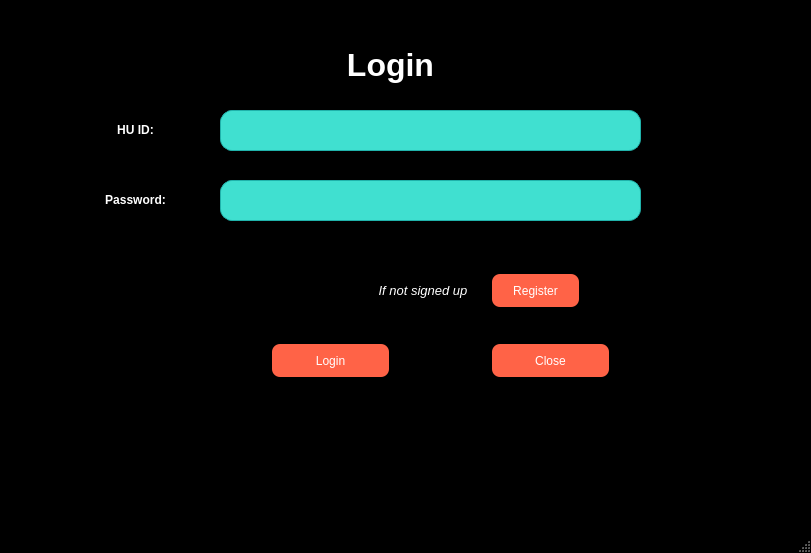
<?xml version="1.0" encoding="UTF-8"?>
<ui version="4.0">
 <class>MainWindow</class>
 <widget class="QMainWindow" name="MainWindow">
  <property name="geometry">
   <rect>
    <x>0</x>
    <y>0</y>
    <width>811</width>
    <height>553</height>
   </rect>
  </property>
  <property name="palette">
   <palette>
    <active>
     <colorrole role="WindowText">
      <brush brushstyle="SolidPattern">
       <color alpha="255">
        <red>255</red>
        <green>255</green>
        <blue>255</blue>
       </color>
      </brush>
     </colorrole>
     <colorrole role="Button">
      <brush brushstyle="SolidPattern">
       <color alpha="255">
        <red>0</red>
        <green>0</green>
        <blue>0</blue>
       </color>
      </brush>
     </colorrole>
     <colorrole role="Light">
      <brush brushstyle="SolidPattern">
       <color alpha="255">
        <red>0</red>
        <green>0</green>
        <blue>0</blue>
       </color>
      </brush>
     </colorrole>
     <colorrole role="Midlight">
      <brush brushstyle="SolidPattern">
       <color alpha="255">
        <red>0</red>
        <green>0</green>
        <blue>0</blue>
       </color>
      </brush>
     </colorrole>
     <colorrole role="Dark">
      <brush brushstyle="SolidPattern">
       <color alpha="255">
        <red>0</red>
        <green>0</green>
        <blue>0</blue>
       </color>
      </brush>
     </colorrole>
     <colorrole role="Mid">
      <brush brushstyle="SolidPattern">
       <color alpha="255">
        <red>0</red>
        <green>0</green>
        <blue>0</blue>
       </color>
      </brush>
     </colorrole>
     <colorrole role="Text">
      <brush brushstyle="SolidPattern">
       <color alpha="255">
        <red>255</red>
        <green>255</green>
        <blue>255</blue>
       </color>
      </brush>
     </colorrole>
     <colorrole role="BrightText">
      <brush brushstyle="SolidPattern">
       <color alpha="255">
        <red>255</red>
        <green>255</green>
        <blue>255</blue>
       </color>
      </brush>
     </colorrole>
     <colorrole role="ButtonText">
      <brush brushstyle="SolidPattern">
       <color alpha="255">
        <red>255</red>
        <green>255</green>
        <blue>255</blue>
       </color>
      </brush>
     </colorrole>
     <colorrole role="Base">
      <brush brushstyle="SolidPattern">
       <color alpha="255">
        <red>0</red>
        <green>0</green>
        <blue>0</blue>
       </color>
      </brush>
     </colorrole>
     <colorrole role="Window">
      <brush brushstyle="SolidPattern">
       <color alpha="255">
        <red>0</red>
        <green>0</green>
        <blue>0</blue>
       </color>
      </brush>
     </colorrole>
     <colorrole role="Shadow">
      <brush brushstyle="SolidPattern">
       <color alpha="255">
        <red>0</red>
        <green>0</green>
        <blue>0</blue>
       </color>
      </brush>
     </colorrole>
     <colorrole role="AlternateBase">
      <brush brushstyle="SolidPattern">
       <color alpha="255">
        <red>0</red>
        <green>0</green>
        <blue>0</blue>
       </color>
      </brush>
     </colorrole>
     <colorrole role="ToolTipBase">
      <brush brushstyle="SolidPattern">
       <color alpha="255">
        <red>255</red>
        <green>255</green>
        <blue>220</blue>
       </color>
      </brush>
     </colorrole>
     <colorrole role="ToolTipText">
      <brush brushstyle="SolidPattern">
       <color alpha="255">
        <red>0</red>
        <green>0</green>
        <blue>0</blue>
       </color>
      </brush>
     </colorrole>
    </active>
    <inactive>
     <colorrole role="WindowText">
      <brush brushstyle="SolidPattern">
       <color alpha="255">
        <red>255</red>
        <green>255</green>
        <blue>255</blue>
       </color>
      </brush>
     </colorrole>
     <colorrole role="Button">
      <brush brushstyle="SolidPattern">
       <color alpha="255">
        <red>0</red>
        <green>0</green>
        <blue>0</blue>
       </color>
      </brush>
     </colorrole>
     <colorrole role="Light">
      <brush brushstyle="SolidPattern">
       <color alpha="255">
        <red>0</red>
        <green>0</green>
        <blue>0</blue>
       </color>
      </brush>
     </colorrole>
     <colorrole role="Midlight">
      <brush brushstyle="SolidPattern">
       <color alpha="255">
        <red>0</red>
        <green>0</green>
        <blue>0</blue>
       </color>
      </brush>
     </colorrole>
     <colorrole role="Dark">
      <brush brushstyle="SolidPattern">
       <color alpha="255">
        <red>0</red>
        <green>0</green>
        <blue>0</blue>
       </color>
      </brush>
     </colorrole>
     <colorrole role="Mid">
      <brush brushstyle="SolidPattern">
       <color alpha="255">
        <red>0</red>
        <green>0</green>
        <blue>0</blue>
       </color>
      </brush>
     </colorrole>
     <colorrole role="Text">
      <brush brushstyle="SolidPattern">
       <color alpha="255">
        <red>255</red>
        <green>255</green>
        <blue>255</blue>
       </color>
      </brush>
     </colorrole>
     <colorrole role="BrightText">
      <brush brushstyle="SolidPattern">
       <color alpha="255">
        <red>255</red>
        <green>255</green>
        <blue>255</blue>
       </color>
      </brush>
     </colorrole>
     <colorrole role="ButtonText">
      <brush brushstyle="SolidPattern">
       <color alpha="255">
        <red>255</red>
        <green>255</green>
        <blue>255</blue>
       </color>
      </brush>
     </colorrole>
     <colorrole role="Base">
      <brush brushstyle="SolidPattern">
       <color alpha="255">
        <red>0</red>
        <green>0</green>
        <blue>0</blue>
       </color>
      </brush>
     </colorrole>
     <colorrole role="Window">
      <brush brushstyle="SolidPattern">
       <color alpha="255">
        <red>0</red>
        <green>0</green>
        <blue>0</blue>
       </color>
      </brush>
     </colorrole>
     <colorrole role="Shadow">
      <brush brushstyle="SolidPattern">
       <color alpha="255">
        <red>0</red>
        <green>0</green>
        <blue>0</blue>
       </color>
      </brush>
     </colorrole>
     <colorrole role="AlternateBase">
      <brush brushstyle="SolidPattern">
       <color alpha="255">
        <red>0</red>
        <green>0</green>
        <blue>0</blue>
       </color>
      </brush>
     </colorrole>
     <colorrole role="ToolTipBase">
      <brush brushstyle="SolidPattern">
       <color alpha="255">
        <red>255</red>
        <green>255</green>
        <blue>220</blue>
       </color>
      </brush>
     </colorrole>
     <colorrole role="ToolTipText">
      <brush brushstyle="SolidPattern">
       <color alpha="255">
        <red>0</red>
        <green>0</green>
        <blue>0</blue>
       </color>
      </brush>
     </colorrole>
    </inactive>
    <disabled>
     <colorrole role="WindowText">
      <brush brushstyle="SolidPattern">
       <color alpha="255">
        <red>0</red>
        <green>0</green>
        <blue>0</blue>
       </color>
      </brush>
     </colorrole>
     <colorrole role="Button">
      <brush brushstyle="SolidPattern">
       <color alpha="255">
        <red>0</red>
        <green>0</green>
        <blue>0</blue>
       </color>
      </brush>
     </colorrole>
     <colorrole role="Light">
      <brush brushstyle="SolidPattern">
       <color alpha="255">
        <red>0</red>
        <green>0</green>
        <blue>0</blue>
       </color>
      </brush>
     </colorrole>
     <colorrole role="Midlight">
      <brush brushstyle="SolidPattern">
       <color alpha="255">
        <red>0</red>
        <green>0</green>
        <blue>0</blue>
       </color>
      </brush>
     </colorrole>
     <colorrole role="Dark">
      <brush brushstyle="SolidPattern">
       <color alpha="255">
        <red>0</red>
        <green>0</green>
        <blue>0</blue>
       </color>
      </brush>
     </colorrole>
     <colorrole role="Mid">
      <brush brushstyle="SolidPattern">
       <color alpha="255">
        <red>0</red>
        <green>0</green>
        <blue>0</blue>
       </color>
      </brush>
     </colorrole>
     <colorrole role="Text">
      <brush brushstyle="SolidPattern">
       <color alpha="255">
        <red>0</red>
        <green>0</green>
        <blue>0</blue>
       </color>
      </brush>
     </colorrole>
     <colorrole role="BrightText">
      <brush brushstyle="SolidPattern">
       <color alpha="255">
        <red>255</red>
        <green>255</green>
        <blue>255</blue>
       </color>
      </brush>
     </colorrole>
     <colorrole role="ButtonText">
      <brush brushstyle="SolidPattern">
       <color alpha="255">
        <red>0</red>
        <green>0</green>
        <blue>0</blue>
       </color>
      </brush>
     </colorrole>
     <colorrole role="Base">
      <brush brushstyle="SolidPattern">
       <color alpha="255">
        <red>0</red>
        <green>0</green>
        <blue>0</blue>
       </color>
      </brush>
     </colorrole>
     <colorrole role="Window">
      <brush brushstyle="SolidPattern">
       <color alpha="255">
        <red>0</red>
        <green>0</green>
        <blue>0</blue>
       </color>
      </brush>
     </colorrole>
     <colorrole role="Shadow">
      <brush brushstyle="SolidPattern">
       <color alpha="255">
        <red>0</red>
        <green>0</green>
        <blue>0</blue>
       </color>
      </brush>
     </colorrole>
     <colorrole role="AlternateBase">
      <brush brushstyle="SolidPattern">
       <color alpha="255">
        <red>0</red>
        <green>0</green>
        <blue>0</blue>
       </color>
      </brush>
     </colorrole>
     <colorrole role="ToolTipBase">
      <brush brushstyle="SolidPattern">
       <color alpha="255">
        <red>255</red>
        <green>255</green>
        <blue>220</blue>
       </color>
      </brush>
     </colorrole>
     <colorrole role="ToolTipText">
      <brush brushstyle="SolidPattern">
       <color alpha="255">
        <red>0</red>
        <green>0</green>
        <blue>0</blue>
       </color>
      </brush>
     </colorrole>
    </disabled>
   </palette>
  </property>
  <property name="windowTitle">
   <string>MainWindow</string>
  </property>
  <widget class="QWidget" name="centralwidget">
   <widget class="QLabel" name="label">
    <property name="geometry">
     <rect>
      <x>320</x>
      <y>40</y>
      <width>141</width>
      <height>51</height>
     </rect>
    </property>
    <property name="text">
     <string>&lt;html&gt;&lt;head/&gt;&lt;body&gt;&lt;p align=&quot;center&quot;&gt;&lt;span style=&quot; font-size:24pt; font-weight:600;&quot;&gt;Login&lt;/span&gt;&lt;/p&gt;&lt;/body&gt;&lt;/html&gt;</string>
    </property>
   </widget>
   <widget class="QLabel" name="label_2">
    <property name="geometry">
     <rect>
      <x>90</x>
      <y>120</y>
      <width>91</width>
      <height>21</height>
     </rect>
    </property>
    <property name="text">
     <string>&lt;html&gt;&lt;head/&gt;&lt;body&gt;&lt;p align=&quot;center&quot;&gt;&lt;span style=&quot; font-size:9pt; font-weight:600;&quot;&gt;HU ID:&lt;/span&gt;&lt;/p&gt;&lt;/body&gt;&lt;/html&gt;</string>
    </property>
   </widget>
   <widget class="QLineEdit" name="ID_lineEdit">
    <property name="geometry">
     <rect>
      <x>220</x>
      <y>110</y>
      <width>421</width>
      <height>41</height>
     </rect>
    </property>
    <property name="styleSheet">
     <string notr="true">QLineEdit {
    background-color: #40E0D0; /* Lighter, cool teal */
    border: 1px solid #20B2AA; /* Border color to match hover */
    color: black; /* Text color */
    padding: 10px;
    font-size: 16px;
    font-family: &quot;Roboto&quot;; /* Font family */
    border-radius: 12px;
}

QLineEdit:focus {
    border: 1px solid #20B2AA; /* Darker, cool teal for focus border */
    background-color: #E0FFFF; /* Lighter background on focus for contrast */
}
</string>
    </property>
    <property name="text">
     <string/>
    </property>
   </widget>
   <widget class="QLineEdit" name="Password_lineEdit">
    <property name="geometry">
     <rect>
      <x>220</x>
      <y>180</y>
      <width>421</width>
      <height>41</height>
     </rect>
    </property>
    <property name="styleSheet">
     <string notr="true">QLineEdit {
    background-color: #40E0D0; /* Lighter, cool teal */
    border: 1px solid #20B2AA; /* Border color to match hover */
    color: black; /* Text color */
    padding: 10px;
    font-size: 16px;
    font-family: &quot;Roboto&quot;; /* Font family */
    border-radius: 12px;
}

QLineEdit:focus {
    border: 1px solid #20B2AA; /* Darker, cool teal for focus border */
    background-color: #E0FFFF; /* Lighter background on focus for contrast */
}
</string>
    </property>
   </widget>
   <widget class="QLabel" name="label_3">
    <property name="geometry">
     <rect>
      <x>90</x>
      <y>190</y>
      <width>91</width>
      <height>21</height>
     </rect>
    </property>
    <property name="text">
     <string>&lt;html&gt;&lt;head/&gt;&lt;body&gt;&lt;p align=&quot;center&quot;&gt;&lt;span style=&quot; font-size:9pt; font-weight:600;&quot;&gt;Password:&lt;/span&gt;&lt;/p&gt;&lt;/body&gt;&lt;/html&gt;</string>
    </property>
   </widget>
   <widget class="QPushButton" name="Login_pushButton">
    <property name="geometry">
     <rect>
      <x>270</x>
      <y>340</y>
      <width>121</width>
      <height>41</height>
     </rect>
    </property>
    <property name="styleSheet">
     <string notr="true">QPushButton#Login_pushButton {
    background-color: #FF6347; /* Tomato red */
    border: none;
    color: white; /* Text color */
    padding: 6px 10px; /* Smaller padding */
    text-align: center;
    text-decoration: none;
    display: inline-block;
    font-size: 12px; /* Smaller font */
    font-family: &quot;Roboto&quot;; /* Font family */
    margin: 4px 2px;
    cursor: pointer;
    border-radius: 8px; /* Smaller border radius */
}

QPushButton#Login_pushButton:hover {
    background-color: #FF4500; /* Darker red (OrangeRed) */
}
</string>
    </property>
    <property name="text">
     <string>Login</string>
    </property>
   </widget>
   <widget class="QLabel" name="label_4">
    <property name="geometry">
     <rect>
      <x>340</x>
      <y>280</y>
      <width>131</width>
      <height>21</height>
     </rect>
    </property>
    <property name="text">
     <string>&lt;html&gt;&lt;head/&gt;&lt;body&gt;&lt;p align=&quot;right&quot;&gt;&lt;span style=&quot; font-size:10pt; font-style:italic;&quot;&gt;If not signed up &lt;/span&gt;&lt;/p&gt;&lt;/body&gt;&lt;/html&gt;</string>
    </property>
   </widget>
   <widget class="QPushButton" name="Reg_pushButton">
    <property name="geometry">
     <rect>
      <x>490</x>
      <y>270</y>
      <width>91</width>
      <height>41</height>
     </rect>
    </property>
    <property name="styleSheet">
     <string notr="true">QPushButton#Reg_pushButton {
    background-color: #FF6347; /* Tomato red */
    border: none;
    color: white; /* Text color */
    padding: 6px 10px; /* Smaller padding */
    text-align: center;
    text-decoration: none;
    display: inline-block;
    font-size: 12px; /* Smaller font */
    font-family: &quot;Roboto&quot;; /* Font family */
    margin: 4px 2px;
    cursor: pointer;
    border-radius: 8px; /* Smaller border radius */
}

QPushButton#Reg_pushButton:hover {
    background-color: #FF4500; /* Darker red (OrangeRed) */
}
</string>
    </property>
    <property name="text">
     <string>Register</string>
    </property>
   </widget>
   <widget class="QPushButton" name="Close_pushButton">
    <property name="geometry">
     <rect>
      <x>490</x>
      <y>340</y>
      <width>121</width>
      <height>41</height>
     </rect>
    </property>
    <property name="styleSheet">
     <string notr="true">QPushButton#Close_pushButton {
    background-color: #FF6347; /* Tomato red */
    border: none;
    color: white; /* Text color */
    padding: 6px 10px; /* Smaller padding */
    text-align: center;
    text-decoration: none;
    display: inline-block;
    font-size: 12px; /* Smaller font */
    font-family: &quot;Roboto&quot;; /* Font family */
    margin: 4px 2px;
    cursor: pointer;
    border-radius: 8px; /* Smaller border radius */
}

QPushButton#Close_pushButton:hover {
    background-color: #FF4500; /* Darker red (OrangeRed) */
}
</string>
    </property>
    <property name="text">
     <string>Close</string>
    </property>
   </widget>
  </widget>
  <widget class="QMenuBar" name="menubar">
   <property name="geometry">
    <rect>
     <x>0</x>
     <y>0</y>
     <width>811</width>
     <height>18</height>
    </rect>
   </property>
  </widget>
  <widget class="QStatusBar" name="statusbar"/>
 </widget>
 <resources/>
 <connections/>
 <designerdata>
  <property name="gridDeltaX">
   <number>10</number>
  </property>
  <property name="gridDeltaY">
   <number>10</number>
  </property>
  <property name="gridSnapX">
   <bool>true</bool>
  </property>
  <property name="gridSnapY">
   <bool>true</bool>
  </property>
  <property name="gridVisible">
   <bool>true</bool>
  </property>
 </designerdata>
</ui>
